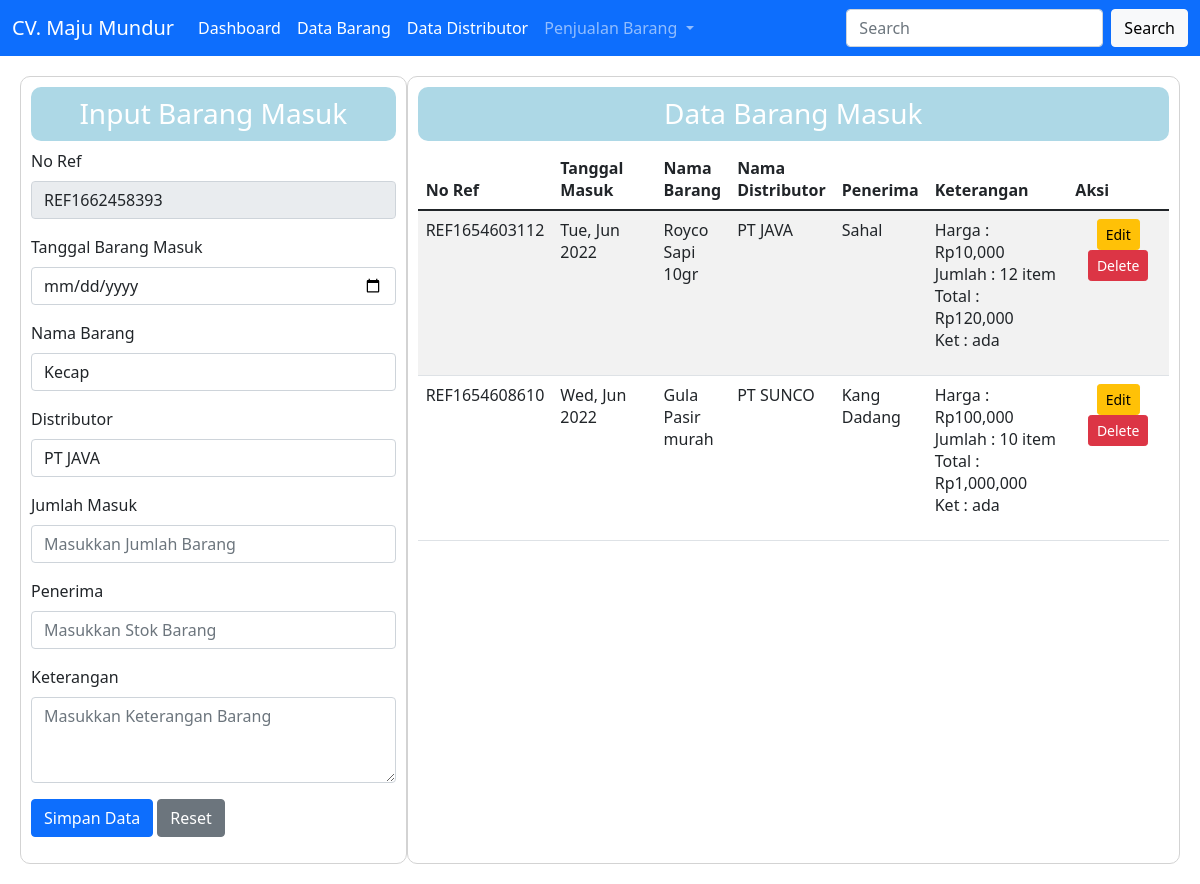
Page /data_barang_masuk.php on the committed database.
### tables this page shows
CREATE TABLE `tbl_barang_masuk` (
  `no_ref` varchar(30) NOT NULL,
  `kd_barang` varchar(10) NOT NULL,
  `kd_distributor` varchar(10) NOT NULL,
  `jumlah` double NOT NULL,
  `tgl_masuk` date NOT NULL,
  `penerima` varchar(30) NOT NULL,
  `ket` text NOT NULL,
  `total` double NOT NULL
);

CREATE TABLE `tbl_barang` (
  `kd_barang` varchar(15) NOT NULL,
  `nm_barang` varchar(40) NOT NULL,
  `harga` double NOT NULL,
  `stok` int(11) NOT NULL,
  `distributor` varchar(40) NOT NULL,
  `ket` text NOT NULL,
  `foto` text NOT NULL
);

CREATE TABLE `tbl_distributor` (
  `kd_distributor` varchar(15) NOT NULL,
  `nm_distributor` varchar(40) NOT NULL,
  `alamat` text NOT NULL,
  `nohp` varchar(15) NOT NULL,
  `pemilik` varchar(30) NOT NULL,
  `tipe_produk` varchar(40) NOT NULL
);

### database.php (called while the page is built, shortened)
<?php
class Database
{
    var $host = "localhost";
    var $user = "root";
    var $pass = "";
    var $db = "toko_2";
    var $koneksi = "";
    function __construct()
    {
        $this->koneksi = mysqli_connect($this->host, $this->user, $this->pass, $this->db);
    }
    function data_barang_masuk()
    {
        return mysqli_query($this->koneksi, "select * from tbl_barang_masuk JOIN tbl_barang ON tbl_barang_masuk.kd_barang = tbl_barang.kd_barang JOIN tbl_distributor ON tbl_barang_masuk.kd_distributor = tbl_distributor.kd_distributor");
    }
}

### data_barang_masuk.php (the view, shortened to what this page needs)
<?php
class dashboard
{
    function __construct()
    {
        include "menu.php";
    }
}
include "database.php";
$db = new Database();
$data_barang_masuk = $db->data_barang_masuk();
?>
<!doctype html>
<html lang="en">
<head>
    <link href="https://cdn.jsdelivr.net/npm/bootstrap@5.1.3/dist/css/bootstrap.min.css" rel="stylesheet">
</head>
<body>
    <div class="row" style="margin: 20px;">
        <?php
        include("form_barang_masuk.php");
        ?>
        <div class="col-8" style="border: 1px solid lightgray; border-radius: 10px; padding: 10px;">
            <h3 style="text-align: center; background-color: lightblue; border-radius: 10px; color: white; padding: 10px;">
                Data Barang Masuk</h3>
            <div class="table-responsive mt-2">
                <table class="table table-striped">
                    <thead class="thead-light">
                        <tr>
                            <th>No Ref</th>
                            <th width="150px">Tanggal Masuk</th>
                            <th>Nama Barang</th>
                            <th>Nama Distributor</th>
                            <th>Penerima</th>
                            <th width="200px">Keterangan</th>
                            <th>Aksi</th>
                        </tr>
                    </thead>
                    <tbody>
                        <?php
                        foreach ($data_barang_masuk as $row) {
                        ?>
                            <tr>
                                <td><?php echo $row['no_ref'] ?></td>
                                <td><?php echo date('D, M Y', strtotime($row['tgl_masuk'])) ?></td>
                                <td><?php echo $row['nm_barang'] ?></td>
                                <td><?php echo $row['nm_distributor'] ?></td>
                                <td><?php echo $row['penerima'] ?></td>
                                <td>
                                    <span>Harga : Rp<?php echo number_format($row['harga']) ?></span><br>
                                    <span>Jumlah : <?php echo $row['jumlah'] ?> item</li></span><br>
                                    <span>Total : Rp<?php echo number_format($row['total']) ?></sapn>
                                        <p>Ket : <?php echo $row['ket'] ?></p>
                                </td>
                                <td align="center" width="150px">
                                    <a class="btn btn-sm btn-warning" href="data_barang_masuk.php?&edit=update&&id=<?= $row['no_ref'] ?>">Edit</a>
                                    <a class="btn btn-sm btn-danger " href="proses_barang_masuk.php?aksi=delete&&id=<?= $row['no_ref'] ?>" onclick="return confirm('Apakah yakin data dihapus')">Delete</a>
                                </td>
                            </tr>
                        <?php
                        }
                        ?>
                    </tbody>
                </table>
            </div>
        </div>
    </div>
</body>
</html>

### rows in the picture
tbl_barang_masuk: no_ref "REF1654603112", tgl_masuk "Tue, Jun 2022", kd_barang.nm_barang "Royco Sapi 10gr", kd_distributor.nm_distributor "PT JAVA", penerima "Sahal", kd_barang.harga "10,000", jumlah "12", total "120,000", kd_barang.ket "ada"
tbl_barang_masuk: no_ref "REF1654608610", tgl_masuk "Wed, Jun 2022", kd_barang.nm_barang "Gula Pasir murah", kd_distributor.nm_distributor "PT SUNCO", penerima "Kang Dadang", kd_barang.harga "100,000", jumlah "10", total "1,000,000", kd_barang.ket "ada"

### other values in the picture
form field kd_barang "Kecap"
form field kd_distributor "PT JAVA"
